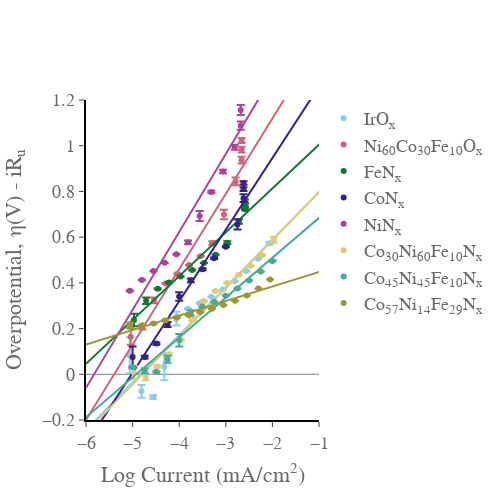

This figure's notebook cell:
### Code cell
import plotly.graph_objects as go
import numpy as np
import pandas as pd
import plotly.express as px
from scipy.optimize import curve_fit
from pandas import DataFrame as df
from EC_data_processing_lib import get_header_length
from EC_data_processing_lib import get_decimal_separator
from Data_setup_FirstPaper import data_set
import os
from galvani import BioLogic
currentcorrect = 1000 #converts to mA to A in the log
areacorrect = 1 #converts the surface area in the log
#start figure, assign colors 
fig = go.Figure()
fig.update_xaxes(range=[-6, -1.0],
    nticks=10,
    ticks='outside',
    showgrid=False, gridwidth=1, gridcolor='grey',
    zeroline=False, zerolinecolor='grey', zerolinewidth= 1,
    showline=True, linewidth=2, linecolor='black')

fig.update_yaxes(range=[-0.2, 1.2],
    nticks=10,
    showgrid=False, gridwidth=1, gridcolor='grey',
    ticks='outside',
    zeroline=True, zerolinecolor='grey', zerolinewidth= 1,
    showline=True, linewidth=2, linecolor='black')
colors = px.colors.qualitative.Safe

fig.update_layout(
    xaxis_title="Log Current (mA/cm<sup>2</sup>)",
    yaxis_title="Overpotential, η(V) - iR<sub>u</sub>",
    font=dict(
        family="Times New Roman, monospace",
        size=18,
        color="dimgrey",
    ),
    width = 500,
    height = 500,
)
fig.update_layout({
    "plot_bgcolor": "rgba(0, 0, 0, 0)",
    'paper_bgcolor': 'rgba(0, 0, 0, 0)', #sets the background to be transparent... might appear black in .jpeg but will be transparent in the .svg
})
fig.update_layout(
    )
#load in data either .mpr or .mpt
for i in data_set:
    
    file = data_set[i]['data_Tafel']
    if not os.path.exists(file):
        continue
    if file.endswith('mpt'):
        headerlength = get_header_length(file)
        data = pd.read_csv(file, encoding='ansi', sep="\t", decimal=get_decimal_separator(file),  skiprows=range(headerlength))
        current_column = '<I>/mA'
    else:
        mpr_file = BioLogic.MPRfile(file)
        data = pd.DataFrame(mpr_file.data)
        current_column = 'I/mA'
    if not os.path.exists(data_set[i]['data_Tafel']):
        continue
    
    #define variables, sets up number of experiments, does the voltage correction based on Ru and 
    exp = data['Ns']
    Nexp = exp[-1:] + 1
    voltage = data['Ewe/V']
    current = data['control/mA']
    current = current/data_set[i]['mass']
    voltage_corrected = data['Ewe/V'] - data['control/mA'] * data_set[i]['Ru']/1000 - data_set[i]['cal'] #does the iR correction converts to overpotential
    #creates numpy array Tafel with the voltage, voltage error, and logJ from the data 
    j = 0
    Tafel = []
    for j in range(int(Nexp)):
        v = df.mean(voltage_corrected.loc[exp==j])
        verr = df.std(voltage_corrected.loc[exp==j])
        J = current / currentcorrect / areacorrect
        logJ = np.log10(J.loc[exp==j])
        logJ = logJ.iloc[0:1] 
        logJ = float(logJ)
        logJ = np.round(logJ,2)
        Tafel.append([v, verr, logJ])   
    Tafel = np.array(Tafel)
    
    #calculate fits 
    
    x = np.array(Tafel[:,2])
    y = np.array(Tafel[:,0])
    fit_min = -6
    fit_max = -0
    mask = (x >= fit_min) & (x <= fit_max)
    x_fit = x[mask]
    y_fit = y[mask]
    z, cov = np.polyfit(x_fit, y_fit, 1, cov=True)
    slope = z[0]
    intercept = z[1]
    slope_error = np.sqrt(cov[0,0])
    intercept_error = np.sqrt(cov[1,1])
    print(f"{data_set[i]['label']}: slope={slope*1000:.0f}±{slope_error*1000:.0f} mV/decade, Y-intercept={intercept:.2f}±{intercept_error:.2f}")
    
    x_pred = np.linspace(fit_min, fit_max, num=50)
    y_pred = np.polyval(z, x_pred)
    fig.add_trace(go.Scatter(
        x=x_pred,
        y=y_pred,
        mode='lines',
        showlegend= False,
        line_color=colors[data_set[i]['color_index']]
))

    fig.add_trace(go.Scatter(
        x=Tafel[:,2],
        y=Tafel[:,0],
        error_y=dict(
            type='data',
            
            array=Tafel[:,1],
            visible=True),
        mode='markers',
        name= data_set[i]['label'],
        line_color = colors[data_set[i]['color_index']],
    ),
    
   
)


## convert your array into a dataframe

fig.show()
fig.write_image('Tafel_firstpaperall.jpeg')
fig.write_image('Tafel.firstpaperall.svg')

### Figure 1 — Plotly figure (JSON) as saved in the notebook; plotly's stock layout.template omitted (floating-point values rounded to 4 significant figures)
{"data": [{"line": {"color": "rgb(136, 204, 238)"}, "mode": "lines", "showlegend": false, "type": "scatter", "x": [-6, -5.878, -5.755, -5.633, -5.51, -5.388, -5.265, -5.143, -5.02, -4.898, -4.776, -4.653, -4.531, -4.408, -4.286, -4.163, -4.041, -3.918, -3.796, -3.673, -3.551, -3.429, -3.306, -3.184, -3.061, -2.939, -2.816, -2.694, -2.571, -2.449, -2.327, -2.204, -2.082, -1.959, -1.837, -1.714, -1.592, -1.469, -1.347, -1.224, -1.102, -0.9796, -0.8571, -0.7347, -0.6122, -0.4898, -0.3673, -0.2449, -0.1224, 0], "y": [-0.2441, -0.2186, -0.1931, -0.1676, -0.1421, -0.1166, -0.09107, -0.06557, -0.04008, -0.01458, 0.01092, 0.03641, 0.06191, 0.08741, 0.1129, 0.1384, 0.1639, 0.1894, 0.2149, 0.2404, 0.2659, 0.2914, 0.3169, 0.3424, 0.3679, 0.3934, 0.4189, 0.4444, 0.4699, 0.4954, 0.5209, 0.5464, 0.5719, 0.5974, 0.6228, 0.6483, 0.6738, 0.6993, 0.7248, 0.7503, 0.7758, 0.8013, 0.8268, 0.8523, 0.8778, 0.9033, 0.9288, 0.9543, 0.9798, 1.005]}, {"error_y": {"array": [0.07958, 0.0276, 0.007268, 0.05872, 0.03006, 0.001565, 0.0008233, 0.0005529, 0.0004459, 0.0007359, 0.001442, 0.002258, 0.005449], "type": "data", "visible": true}, "line": {"color": "rgb(136, 204, 238)"}, "mode": "markers", "name": "IrO<sub>x</sub>", "type": "scatter", "x": [-5.06, -4.81, -4.56, -4.32, -4.06, -3.81, -3.56, -3.31, -3.06, -2.81, -2.56, -2.31, -2.06], "y": [0.08262, -0.07463, -0.09927, 0.03288, 0.2435, 0.2862, 0.3113, 0.339, 0.3708, 0.4077, 0.4519, 0.505, 0.5731]}, {"line": {"color": "rgb(204, 102, 119)"}, "mode": "lines", "showlegend": false, "type": "scatter", "x": [-6, -5.878, -5.755, -5.633, -5.51, -5.388, -5.265, -5.143, -5.02, -4.898, -4.776, -4.653, -4.531, -4.408, -4.286, -4.163, -4.041, -3.918, -3.796, -3.673, -3.551, -3.429, -3.306, -3.184, -3.061, -2.939, -2.816, -2.694, -2.571, -2.449, -2.327, -2.204, -2.082, -1.959, -1.837, -1.714, -1.592, -1.469, -1.347, -1.224, -1.102, -0.9796, -0.8571, -0.7347, -0.6122, -0.4898, -0.3673, -0.2449, -0.1224, 0], "y": [-0.1994, -0.159, -0.1187, -0.07829, -0.03793, 0.002433, 0.0428, 0.08316, 0.1235, 0.1639, 0.2042, 0.2446, 0.285, 0.3253, 0.3657, 0.4061, 0.4464, 0.4868, 0.5271, 0.5675, 0.6079, 0.6482, 0.6886, 0.729, 0.7693, 0.8097, 0.8501, 0.8904, 0.9308, 0.9711, 1.012, 1.052, 1.092, 1.133, 1.173, 1.213, 1.254, 1.294, 1.334, 1.375, 1.415, 1.455, 1.496, 1.536, 1.577, 1.617, 1.657, 1.698, 1.738, 1.778]}, {"error_y": {"array": [0.03567, 0.009409, 0.01286, 0.001795, 0.00067, 0.0005865, 0.001146, 0.008973, 0.02104, 0.01707, 0.01512, 0.01221, 0.01118], "type": "data", "visible": true}, "line": {"color": "rgb(204, 102, 119)"}, "mode": "markers", "name": "Ni<sub>60</sub>Co<sub>30</sub>Fe<sub>10</sub>O<sub>x</sub>", "type": "scatter", "x": [-5.04, -4.79, -4.54, -4.29, -4.04, -3.79, -3.54, -3.29, -3.04, -2.79, -2.66, -2.66, -2.66], "y": [0.1645, 0.2059, 0.3232, 0.3973, 0.4401, 0.4779, 0.5162, 0.5735, 0.6988, 0.8437, 0.9369, 0.9831, 1.023]}, {"line": {"color": "rgb(17, 119, 51)"}, "mode": "lines", "showlegend": false, "type": "scatter", "x": [-6, -5.878, -5.755, -5.633, -5.51, -5.388, -5.265, -5.143, -5.02, -4.898, -4.776, -4.653, -4.531, -4.408, -4.286, -4.163, -4.041, -3.918, -3.796, -3.673, -3.551, -3.429, -3.306, -3.184, -3.061, -2.939, -2.816, -2.694, -2.571, -2.449, -2.327, -2.204, -2.082, -1.959, -1.837, -1.714, -1.592, -1.469, -1.347, -1.224, -1.102, -0.9796, -0.8571, -0.7347, -0.6122, -0.4898, -0.3673, -0.2449, -0.1224, 0], "y": [0.04562, 0.0691, 0.09258, 0.1161, 0.1396, 0.163, 0.1865, 0.21, 0.2335, 0.257, 0.2804, 0.3039, 0.3274, 0.3509, 0.3744, 0.3979, 0.4213, 0.4448, 0.4683, 0.4918, 0.5153, 0.5388, 0.5622, 0.5857, 0.6092, 0.6327, 0.6562, 0.6797, 0.7031, 0.7266, 0.7501, 0.7736, 0.7971, 0.8206, 0.844, 0.8675, 0.891, 0.9145, 0.938, 0.9615, 0.9849, 1.008, 1.032, 1.055, 1.079, 1.102, 1.126, 1.149, 1.173, 1.196]}, {"error_y": {"array": [0.02726, 0.01473, 0.001676, 0.0009934, 0.0009396, 0.0007205, 0.0006913, 0.000941, 0.006325, 0.009756, 0.003841, 0.005425, 0.006786], "type": "data", "visible": true}, "line": {"color": "rgb(17, 119, 51)"}, "mode": "markers", "name": "FeN<sub>x</sub>", "type": "scatter", "x": [-4.97, -4.71, -4.46, -4.22, -3.97, -3.72, -3.47, -3.22, -2.97, -2.72, -2.59, -2.59, -2.59], "y": [0.2375, 0.3218, 0.3742, 0.4013, 0.428, 0.4563, 0.4874, 0.5235, 0.5758, 0.6686, 0.7215, 0.7376, 0.7582]}, {"line": {"color": "rgb(51, 34, 136)"}, "mode": "lines", "showlegend": false, "type": "scatter", "x": [-6, -5.878, -5.755, -5.633, -5.51, -5.388, -5.265, -5.143, -5.02, -4.898, -4.776, -4.653, -4.531, -4.408, -4.286, -4.163, -4.041, -3.918, -3.796, -3.673, -3.551, -3.429, -3.306, -3.184, -3.061, -2.939, -2.816, -2.694, -2.571, -2.449, -2.327, -2.204, -2.082, -1.959, -1.837, -1.714, -1.592, -1.469, -1.347, -1.224, -1.102, -0.9796, -0.8571, -0.7347, -0.6122, -0.4898, -0.3673, -0.2449, -0.1224, 0], "y": [-0.3065, -0.2681, -0.2298, -0.1914, -0.1531, -0.1147, -0.07638, -0.03804, 0.0003115, 0.03866, 0.077, 0.1154, 0.1537, 0.192, 0.2304, 0.2687, 0.3071, 0.3454, 0.3838, 0.4221, 0.4605, 0.4988, 0.5372, 0.5755, 0.6139, 0.6522, 0.6905, 0.7289, 0.7672, 0.8056, 0.8439, 0.8823, 0.9206, 0.959, 0.9973, 1.036, 1.074, 1.112, 1.151, 1.189, 1.227, 1.266, 1.304, 1.342, 1.381, 1.419, 1.457, 1.496, 1.534, 1.573]}, {"error_y": {"array": [0.04607, 0.0062, 0.004717, 0.01109, 0.01859, 0.007848, 0.004284, 0.002965, 0.002483, 0.02196, 0.01648, 0.008471, 0.007747], "type": "data", "visible": true}, "line": {"color": "rgb(51, 34, 136)"}, "mode": "markers", "name": "CoN<sub>x</sub>", "type": "scatter", "x": [-5, -4.74, -4.49, -4.25, -4, -3.75, -3.5, -3.25, -3, -2.75, -2.62, -2.62, -2.62], "y": [0.07554, 0.07522, 0.1342, 0.2177, 0.3403, 0.411, 0.4597, 0.5077, 0.5581, 0.6551, 0.7706, 0.8102, 0.8371]}, {"line": {"color": "rgb(170, 68, 153)"}, "mode": "lines", "showlegend": false, "type": "scatter", "x": [-6, -5.878, -5.755, -5.633, -5.51, -5.388, -5.265, -5.143, -5.02, -4.898, -4.776, -4.653, -4.531, -4.408, -4.286, -4.163, -4.041, -3.918, -3.796, -3.673, -3.551, -3.429, -3.306, -3.184, -3.061, -2.939, -2.816, -2.694, -2.571, -2.449, -2.327, -2.204, -2.082, -1.959, -1.837, -1.714, -1.592, -1.469, -1.347, -1.224, -1.102, -0.9796, -0.8571, -0.7347, -0.6122, -0.4898, -0.3673, -0.2449, -0.1224, 0], "y": [-0.05927, -0.01751, 0.02425, 0.066, 0.1078, 0.1495, 0.1913, 0.233, 0.2748, 0.3165, 0.3583, 0.4001, 0.4418, 0.4836, 0.5253, 0.5671, 0.6088, 0.6506, 0.6924, 0.7341, 0.7759, 0.8176, 0.8594, 0.9011, 0.9429, 0.9847, 1.026, 1.068, 1.11, 1.152, 1.193, 1.235, 1.277, 1.319, 1.36, 1.402, 1.444, 1.486, 1.527, 1.569, 1.611, 1.653, 1.695, 1.736, 1.778, 1.82, 1.862, 1.903, 1.945, 1.987]}, {"error_y": {"array": [0.001993, 0.00195, 0.001003, 0.000928, 0.001519, 0.008073, 0.02193, 0.005205, 0.007979, 0.01083, 0.01773, 0.02193, 0.02522], "type": "data", "visible": true}, "line": {"color": "rgb(170, 68, 153)"}, "mode": "markers", "name": "NiN<sub>x</sub>", "type": "scatter", "x": [-5.06, -4.8, -4.55, -4.31, -4.06, -3.81, -3.56, -3.31, -3.06, -2.81, -2.68, -2.68, -2.68], "y": [0.3657, 0.4129, 0.4522, 0.4875, 0.5252, 0.5775, 0.692, 0.7978, 0.8871, 0.9935, 1.088, 1.157, 1.239]}, {"line": {"color": "rgb(221, 204, 119)"}, "mode": "lines", "showlegend": false, "type": "scatter", "x": [-6, -5.878, -5.755, -5.633, -5.51, -5.388, -5.265, -5.143, -5.02, -4.898, -4.776, -4.653, -4.531, -4.408, -4.286, -4.163, -4.041, -3.918, -3.796, -3.673, -3.551, -3.429, -3.306, -3.184, -3.061, -2.939, -2.816, -2.694, -2.571, -2.449, -2.327, -2.204, -2.082, -1.959, -1.837, -1.714, -1.592, -1.469, -1.347, -1.224, -1.102, -0.9796, -0.8571, -0.7347, -0.6122, -0.4898, -0.3673, -0.2449, -0.1224, 0], "y": [-0.2546, -0.2288, -0.2031, -0.1773, -0.1516, -0.1258, -0.1, -0.07426, -0.0485, -0.02274, 0.003027, 0.02879, 0.05455, 0.08032, 0.1061, 0.1318, 0.1576, 0.1834, 0.2091, 0.2349, 0.2607, 0.2864, 0.3122, 0.338, 0.3637, 0.3895, 0.4152, 0.441, 0.4668, 0.4925, 0.5183, 0.5441, 0.5698, 0.5956, 0.6214, 0.6471, 0.6729, 0.6986, 0.7244, 0.7502, 0.7759, 0.8017, 0.8275, 0.8532, 0.879, 0.9048, 0.9305, 0.9563, 0.982, 1.008]}, {"error_y": {"array": [0.02909, 0.01457, 0.005207, 0.003358, 0.003358, 0.005427, 0.001883, 0.001382, 0.0006528, 0.0004559, 0.001405, 0.002707, 0.013], "type": "data", "visible": true}, "line": {"color": "rgb(221, 204, 119)"}, "mode": "markers", "name": "Co<sub>30</sub>Ni<sub>60</sub>Fe<sub>10</sub>N<sub>x</sub>", "type": "scatter", "x": [-4.97, -4.72, -4.47, -4.22, -3.97, -3.72, -3.47, -3.22, -2.97, -2.72, -2.47, -2.22, -1.97], "y": [0.007097, -0.0111, 0.03368, 0.08777, 0.1512, 0.2383, 0.3208, 0.3646, 0.3995, 0.4351, 0.4745, 0.5206, 0.5882]}, {"line": {"color": "rgb(68, 170, 153)"}, "mode": "lines", "showlegend": false, "type": "scatter", "x": [-6, -5.878, -5.755, -5.633, -5.51, -5.388, -5.265, -5.143, -5.02, -4.898, -4.776, -4.653, -4.531, -4.408, -4.286, -4.163, -4.041, -3.918, -3.796, -3.673, -3.551, -3.429, -3.306, -3.184, -3.061, -2.939, -2.816, -2.694, -2.571, -2.449, -2.327, -2.204, -2.082, -1.959, -1.837, -1.714, -1.592, -1.469, -1.347, -1.224, -1.102, -0.9796, -0.8571, -0.7347, -0.6122, -0.4898, -0.3673, -0.2449, -0.1224, 0], "y": [-0.1884, -0.167, -0.1456, -0.1243, -0.1029, -0.08152, -0.06015, -0.03877, -0.0174, 0.00397, 0.02534, 0.04671, 0.06808, 0.08946, 0.1108, 0.1322, 0.1536, 0.1749, 0.1963, 0.2177, 0.2391, 0.2604, 0.2818, 0.3032, 0.3245, 0.3459, 0.3673, 0.3887, 0.41, 0.4314, 0.4528, 0.4741, 0.4955, 0.5169, 0.5383, 0.5596, 0.581, 0.6024, 0.6237, 0.6451, 0.6665, 0.6879, 0.7092, 0.7306, 0.752, 0.7733, 0.7947, 0.8161, 0.8375, 0.8588]}, {"error_y": {"array": [0.004579, 0.01147, 0.002634, 0.01537, 0.02733, 0.01219, 0.0006206, 0.0004706, 0.0005947, 0.0006459, 0.0006562, 0.001213, 0.002496], "type": "data", "visible": true}, "line": {"color": "rgb(68, 170, 153)"}, "mode": "markers", "name": "Co<sub>45</sub>Ni<sub>45</sub>Fe<sub>10</sub>N<sub>x</sub>", "type": "scatter", "x": [-5, -4.74, -4.49, -4.25, -4, -3.75, -3.5, -3.25, -3, -2.75, -2.5, -2.25, -2], "y": [0.03121, 0.01503, 0.01075, 0.06555, 0.1488, 0.2682, 0.295, 0.3173, 0.3438, 0.3752, 0.4106, 0.4497, 0.4959]}, {"line": {"color": "rgb(153, 153, 51)"}, "mode": "lines", "showlegend": false, "type": "scatter", "x": [-6, -5.878, -5.755, -5.633, -5.51, -5.388, -5.265, -5.143, -5.02, -4.898, -4.776, -4.653, -4.531, -4.408, -4.286, -4.163, -4.041, -3.918, -3.796, -3.673, -3.551, -3.429, -3.306, -3.184, -3.061, -2.939, -2.816, -2.694, -2.571, -2.449, -2.327, -2.204, -2.082, -1.959, -1.837, -1.714, -1.592, -1.469, -1.347, -1.224, -1.102, -0.9796, -0.8571, -0.7347, -0.6122, -0.4898, -0.3673, -0.2449, -0.1224, 0], "y": [0.1298, 0.1376, 0.1453, 0.1531, 0.1609, 0.1687, 0.1765, 0.1843, 0.192, 0.1998, 0.2076, 0.2154, 0.2232, 0.231, 0.2388, 0.2465, 0.2543, 0.2621, 0.2699, 0.2777, 0.2855, 0.2932, 0.301, 0.3088, 0.3166, 0.3244, 0.3322, 0.34, 0.3477, 0.3555, 0.3633, 0.3711, 0.3789, 0.3867, 0.3944, 0.4022, 0.41, 0.4178, 0.4256, 0.4334, 0.4412, 0.4489, 0.4567, 0.4645, 0.4723, 0.4801, 0.4879, 0.4957, 0.5034, 0.5112]}, {"error_y": {"array": [0.01165, 0.002941, 0.001409, 0.002686, 0.001644, 0.001113, 0.001011, 0.0007097, 0.0005175, 0.0003625, 0.0002416, 0.0001483, 0.0001969], "type": "data", "visible": true}, "line": {"color": "rgb(153, 153, 51)"}, "mode": "markers", "name": "Co<sub>57</sub>Ni<sub>14</sub>Fe<sub>29</sub>N<sub>x</sub>", "type": "scatter", "x": [-5.05, -4.8, -4.55, -4.3, -4.05, -3.8, -3.55, -3.3, -3.05, -2.8, -2.55, -2.3, -2.05], "y": [0.2146, 0.2142, 0.2217, 0.2357, 0.2482, 0.2589, 0.2726, 0.2868, 0.3026, 0.3216, 0.3449, 0.375, 0.4149]}], "layout": {"font": {"color": "dimgrey", "family": "Times New Roman, monospace", "size": 18}, "height": 500, "paper_bgcolor": "rgba(0, 0, 0, 0)", "plot_bgcolor": "rgba(0, 0, 0, 0)", "width": 500, "xaxis": {"gridcolor": "grey", "gridwidth": 1, "linecolor": "black", "linewidth": 2, "nticks": 10, "range": [-6, -1], "showgrid": false, "showline": true, "ticks": "outside", "title": {"text": "Log Current (mA/cm<sup>2</sup>)"}, "zeroline": false, "zerolinecolor": "grey", "zerolinewidth": 1}, "yaxis": {"gridcolor": "grey", "gridwidth": 1, "linecolor": "black", "linewidth": 2, "nticks": 10, "range": [-0.2, 1.2], "showgrid": false, "showline": true, "ticks": "outside", "title": {"text": "Overpotential, η(V) - iR<sub>u</sub>"}, "zeroline": true, "zerolinecolor": "grey", "zerolinewidth": 1}}}
